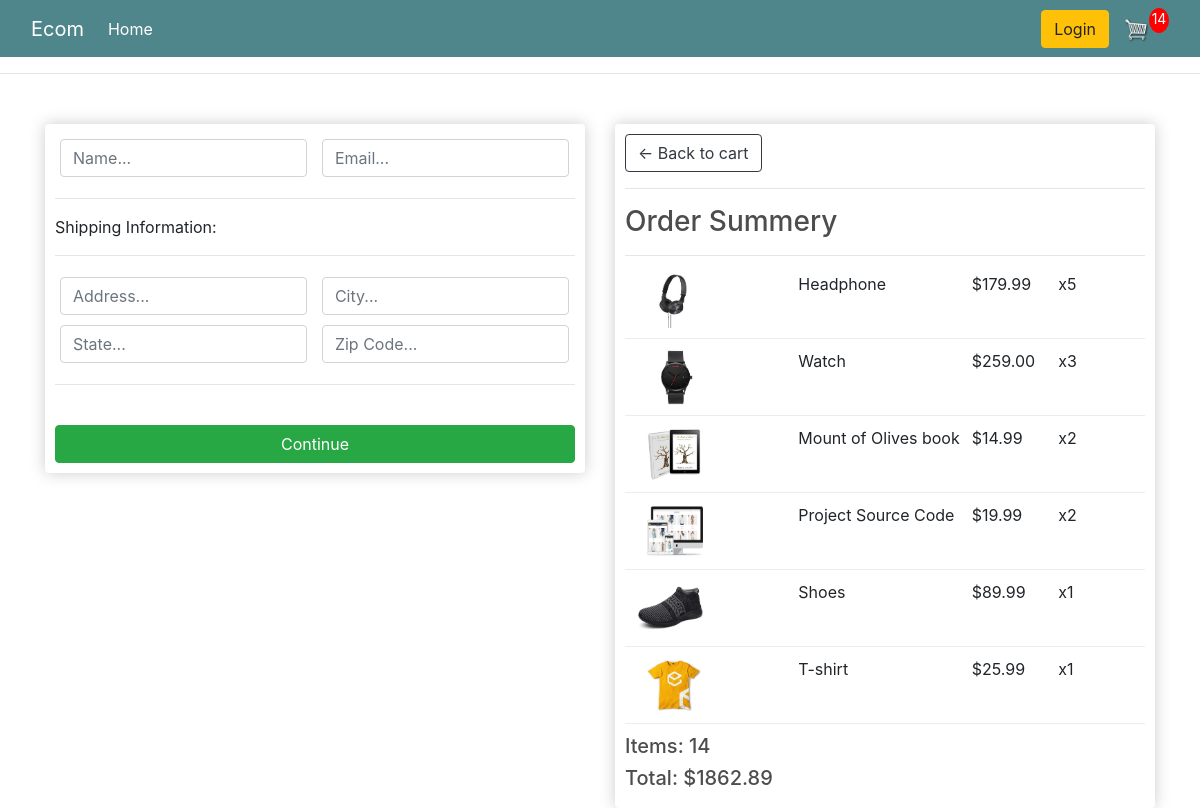
Screenshot of /checkout/ (signed in) with the database file from the repository.
### store/models.py (models this page shows, shortened)
class OrderItem(models.Model):
    product = models.ForeignKey(Product, on_delete=models.SET_NULL, null=True)
    order = models.ForeignKey(Order, on_delete=models.SET_NULL, null=True)
    quantity = models.IntegerField(default=0, null=True, blank=True)
    dat_added = models.DateTimeField(auto_now_add=True)
    @property
    def get_total(self):
        total = self.product.price * self.quantity
        return total

class Product(models.Model):
    name = models.CharField(max_length=200)
    price = models.FloatField()
    digital = models.BooleanField(default=False, null=True, blank=True)
    image = models.ImageField(null=True, blank=True)
    @property
    def imageURL(self):
        try:
            url = self.image.url
        except:
            url = ''
        return url

class Order(models.Model):
    customer = models.ForeignKey(
        Customer, on_delete=models.SET_NULL, null=True, blank=True)
    date_ordered = models.DateTimeField(auto_now_add=True)
    complete = models.BooleanField(default=False)
    transaction_id = models.CharField(max_length=100, null=True)
    @property
    def get_cart_total(self):
        orderitems = self.orderitem_set.all()
        total = sum(item.get_total for item in orderitems)
        return total
    @property
    def get_cart_items(self):
        orderitems = self.orderitem_set.all()
        total = sum(item.quantity for item in orderitems)
        return total

### store/views.py (the view)
# urls.py: path('checkout/', views.checkout, name="checkout"),
def checkout(requset):
    if requset.user.is_authenticated:
        customer = requset.user.customer
        order, created = Order.objects.get_or_create(
            customer=customer, complete=False)
        items = order.orderitem_set.all()
        cartItems = order.get_cart_items
    else:
        items = []
        order = {'get_cart_total': 0, 'get_cart_items': 0}
        cartItems = order['get_cart_items']
    context = {'items': items, 'order': order,'cartItems':cartItems}
    return render(requset, 'store/checkout.html', context)

### store/templates/store/checkout.html (shortened to what this page needs)
{% extends 'store/main.html' %}
{% load static %}
{% block content %}
<div class="row">
    <div class="col-lg-6">
        <div class="box-element" id="form-wrapper">
            <form id="form">
                <div id="user-info">
                    <div class="form-field">
                        <input required name="name" type="text" class="form-control" placeholder="Name...">
                    </div>
                    <div class="form-field">
                        <input required name="email" type="text" class="form-control" placeholder="Email...">
                    </div>
                </div>
                <div id="shipping-info">
                    <hr>
                    <p>Shipping Information:</p>
                    <hr>
                    <div class="form-field">
                        <input required name="address" type="text" class="form-control" placeholder="Address...">
                    </div>
                    <div class="form-field">
                        <input required name="city" type="text" class="form-control" placeholder="City...">
                    </div>
                    <div class="form-field">
                        <input required name="state" type="text" class="form-control" placeholder="State...">
                    </div>
                    <div class="form-field">
                        <input required name="zipcode" type="text" class="form-control" placeholder="Zip Code...">
                    </div>
                </div>
                <hr>
                <br>
                <input id="form-button" type="submit" class="btn btn-success btn-block" value="Continue">
            </form>
        </div>
    </div>
    <div class="col-lg-6">
        <div class="box-element">
            <a href="{% url 'cart' %}" class="btn btn-outline-dark">
                &#x2190; Back to cart
            </a>
            <hr>
            <h3>Order Summery</h3>
            <hr>
            {% for item in items %}
            <div class="cart-row">
                <div style="flex:2">
                    <img src="{{item.product.imageURL}}" alt="product" class="row-image">
                </div>
                <div style="flex:2">
                    <p>{{item.product.name}}</p>
                </div>
                <div style="flex:1">
                    <p>${{item.product.price|floatformat:2}}</p>
                </div>
                <div style="flex:1">
                    <p>x{{item.quantity}}</p>
                </div>
            </div>
            {% endfor %}
            <h5>Items: {{order.get_cart_items}}</h5>
            <h5>Total: ${{order.get_cart_total|floatformat:2}}</h5>
        </div>
    </div>
</div>
{% endblock content %}

### static/css/main.css (style rules this page uses)
body { background-color: hsl(0, 0%, 98%); }
h1, h2, h3, h4, h5, h6 { color: hsl(0, 0%, 30%); }
.box-element { box-shadow: hsl(0, 0%, 80%) 0 0 16px; background-color: #fff; border-radius: 4px; padding: 10px; }
.col-lg-4, .col-lg-6, .col-lg-8, .col-lg-12 { margin-top: 10px; }
.btn { border-radius: 0; }
.row-image { width: 100px; }
.form-field { width: 49.5%; display: inline-block; padding: 5px; }
.cart-row { display: flex; align-items: flex-stretch; padding-bottom: 10px; margin-bottom: 10px; border-bottom: 1px solid #ececec; }

### rows the page displays
OrderItem: product.imageURL (picture), product.name "Headphone", product.price "179.99", quantity "5"
OrderItem: product.imageURL (picture), product.name "Watch", product.price "259.00", quantity "3"
OrderItem: product.imageURL (picture), product.name "Mount of Olives book", product.price "14.99", quantity "2"
OrderItem: product.imageURL (picture), product.name "Project Source Code", product.price "19.99", quantity "2"
OrderItem: product.imageURL (picture), product.name "Shoes", product.price "89.99", quantity "1"
OrderItem: product.imageURL (picture), product.name "T-shirt", product.price "25.99", quantity "1"
Order: get_cart_items "14", get_cart_total "1862.89"

### other values shown
{{ cartItems }} "14"
